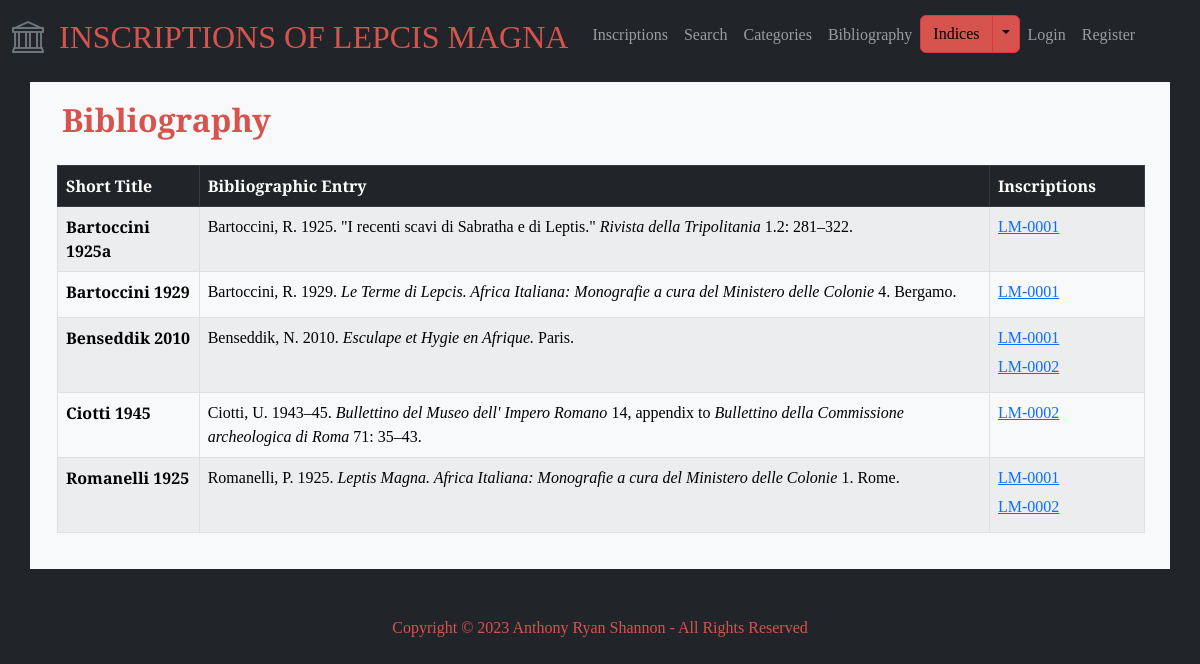
The app's page /bibliography, older data.
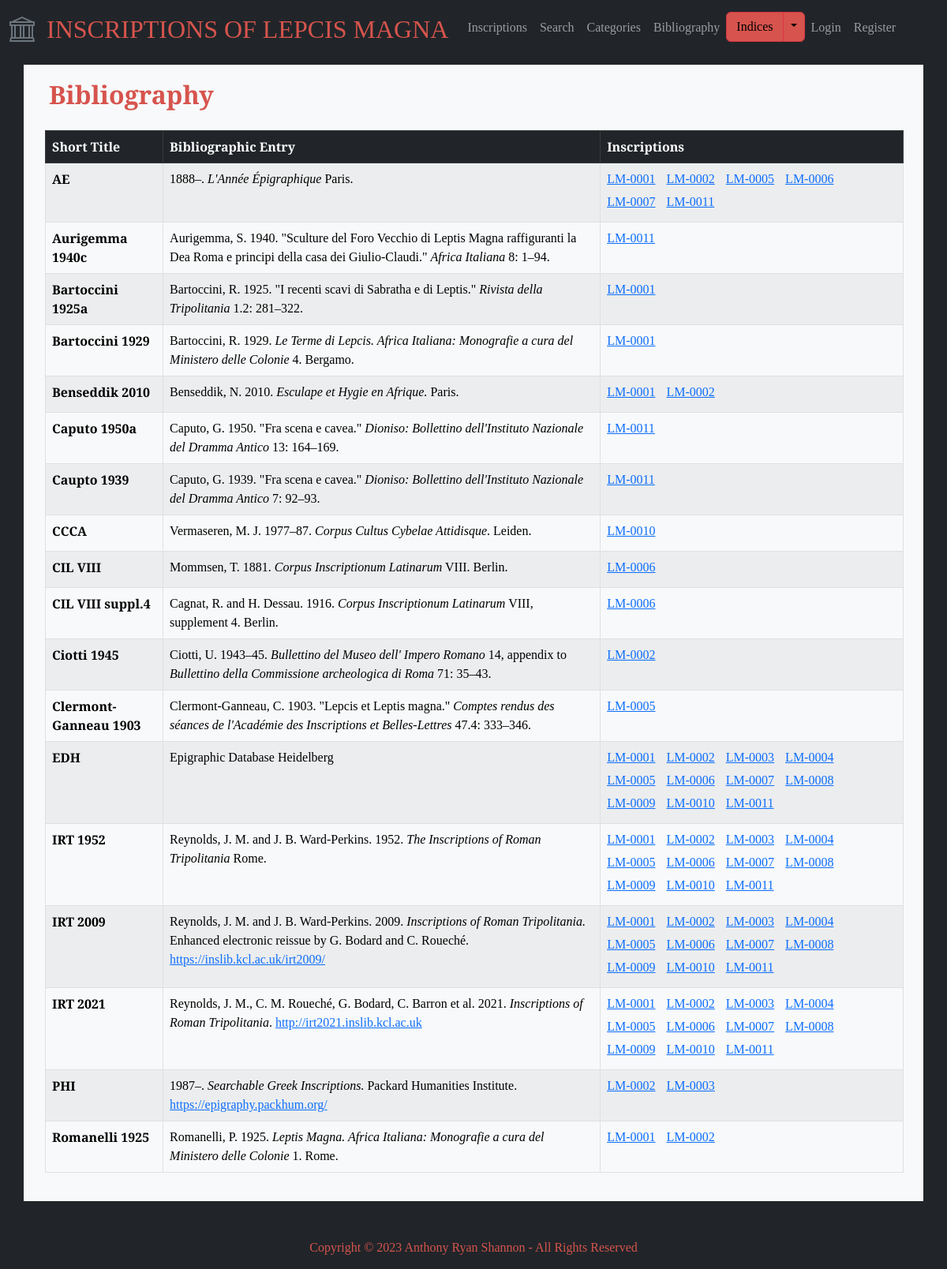
The same page, newer data.
### lepcismagna/models.py (models this page shows, shortened)
class Bibliography(models.Model):
    class Meta:
        verbose_name_plural = 'bibliography entries'
    short_title = models.CharField(max_length=50, blank=True)
    entry = models.TextField(blank=True)
    inscriptions = models.ManyToManyField('Inscription', blank=True)

class Inscription(models.Model):
    entry_creation_time = models.DateTimeField(auto_now_add=True)
    entry_creator = models.ForeignKey(User, on_delete=models.CASCADE, blank=True, null=True)
    is_validated = models.BooleanField(default=False)
    inscription_id = models.CharField(max_length=20, blank=True)
    title = models.CharField(max_length=100, blank=True)
    description = models.TextField(blank=True)
    materials = models.ManyToManyField('Material', blank=True, related_name='materials')
    object_types = models.ManyToManyField('ObjectType', blank=True, related_name='object_types')
    text = models.TextField(blank=True)
    techniques = models.ManyToManyField('Technique', blank=True, related_name='techniques')
    letters = models.TextField(blank=True)
    languages = models.ManyToManyField('Language', blank=True, related_name='languages')
    date = models.CharField(max_length=100)
    findspot_description = models.TextField(blank=True)
    associated_inscriptions = models.ManyToManyField('self', blank=True)
    original_location = models.CharField(max_length=255)
    last_recorded_location = models.CharField(max_length=255)
    repositories = models.ManyToManyField('Repository', blank=True, related_name='repositories')
    categories = models.ManyToManyField('Category', blank=True, related_name='categories')
    transcription_interpretive = models.TextField(blank=True)
    transcription_diplomatic = models.TextField(blank=True)
    transcription_appcrit = models.TextField(blank=True)
    translation_english = models.TextField(blank=True)
    commentary = models.TextField(blank=True)
    epigraphic_references = models.ManyToManyField('EpigraphicReference', blank=True, related_name='epigraphic_references')
    bibliography_text = models.TextField(blank=True)
    bibliography_entries = models.ManyToManyField('Bibliography', blank=True, related_name='bibliography_entries')
    images = models.ManyToManyField('Image', blank=True, related_name='images')
    abbreviations = models.ManyToManyField('Abbreviation', blank=True, related_name='abbreviations')
    age_at_death = models.ManyToManyField('AgeAtDeath', blank=True, related_name='age_at_death')
    divine_sacred_beings = models.ManyToManyField('DivineSacredBeing', blank=True, related_name='divine_sacred_beings')
    emperors_imperial_family = models.ManyToManyField('EmperorImperialFamily', blank=True, related_name='emperors_imperial_family')
    erasures = models.ManyToManyField('Erasure', blank=True, related_name='erasures')
    findspots = models.ManyToManyField('Findspot', blank=True, related_name='findspots')
    fragments = models.ManyToManyField('Fragment', blank=True, related_name='fragments')
    organizations = models.ManyToManyField('Organization', blank=True, related_name='organizations')
    people = models.ManyToManyField('Person', blank=True, related_name='people')
    personal_names = models.ManyToManyField('PersonalName', blank=True, related_name='personal_names')
    place_names = models.ManyToManyField('PlaceName', blank=True, related_name='place_names')
    symbols = models.ManyToManyField('Symbol', blank=True, related_name='symbols')
    words = models.ManyToManyField('Word', blank=True, related_name='words')

class EpigraphicReference(models.Model):
    short_title = models.CharField(max_length=50, blank=True)
    entry = models.TextField(blank=True)
    inscriptions = models.ManyToManyField('Inscription', blank=True)

### lepcismagna/views.py (the view)
# urls.py: path("bibliography", views.bibliography, name="bibliography"),
def bibliography(request):
    bibliography_entries = Bibliography.objects.all()
    epigraphic_references = EpigraphicReference.objects.all()
    return render(request, "lepcismagna/bibliography.html", {
        "bibliography_entries": bibliography_entries,
        "epigraphic_references": epigraphic_references,
        })

### lepcismagna/templates/lepcismagna/bibliography.html
{% extends "lepcismagna/layout.html" %} {% block body %}
<div class="index-header">
  <h2>Bibliography</h2>
</div>
<table class="table table-striped table-hover table-bordered">
  <thead class="table-dark">
    <tr>
      <th scope="col">Short Title</th>
      <th scope="col">Bibliographic Entry</th>
      <th scope="col">Inscriptions</th>
    </tr>
  </thead>
  <tbody class="table-light">
    {% for bibliography_entry in bibliography_entries %}
    {% if bibliography_entry.inscriptions.all %}
    <tr>
      <th scope="row">{{ bibliography_entry.short_title }}</th>
      <td>{{ bibliography_entry.entry|safe }}</td>
      <td>
        <ul id="index-inscription-list">
          {% for inscription in bibliography_entry.inscriptions.all %}
          <li class="inscription-list-item">
            <a
              href="{% url 'inscription_detail' inscription.inscription_id|default:'No inscription ID' %}"
            >
              {{ inscription.inscription_id }}
            </a>
          </li>
          {% endfor %}
        </ul>
      </td>
    </tr>
    {% endif %}
    {% endfor %}
    {% for epigraphic_reference in epigraphic_references %}
    {% if epigraphic_reference.inscriptions.all %}
    <tr>
      <th scope="row">{{ epigraphic_reference.short_title }}</th>
      <td>{{ epigraphic_reference.entry|safe }}</td>
      <td>
        <ul id="index-inscription-list">
          {% for inscription in epigraphic_reference.inscriptions.all %}
          <li class="inscription-list-item">
            <a
              href="{% url 'inscription_detail' inscription.inscription_id|default:'No inscription ID' %}"
            >
              {{ inscription.inscription_id }}
            </a>
          </li>
          {% endfor %}
        </ul>
      </td>
    </tr>
    {% endif %}
    {% endfor %}
  </tbody>
</table>
{% endblock %}

Row changes from the older to the newer data that the page shows:
added Bibliography: short_title "Clermont-Ganneau 1903", entry "Clermont-Ganneau, C. 1903. \"Lepcis et Leptis magna.\" Comptes rendus des séances de l'Académie des Inscriptions et Belles-Lettres 47.4: 333–346."
added Inscription: inscription_id "LM-0005"
added Bibliography: short_title "Caupto 1939", entry "Caputo, G. 1939. \"Fra scena e cavea.\" Dioniso: Bollettino dell'Instituto Nazionale del Dramma Antico 7: 92–93."
added Inscription: inscription_id "LM-0011"
added Bibliography: short_title "Aurigemma 1940c", entry "Aurigemma, S. 1940. \"Sculture del Foro Vecchio di Leptis Magna raffiguranti la Dea Roma e principi della casa dei Giulio-Claudi.\" Africa Italiana 8: 1–94."
added Bibliography: short_title "Caputo 1950a", entry "Caputo, G. 1950. \"Fra scena e cavea.\" Dioniso: Bollettino dell'Instituto Nazionale del Dramma Antico 13: 164–169."
now on this page (row unchanged): EpigraphicReference: short_title "IRT 1952", entry "Reynolds, J. M. and J. B. Ward-Perkins. 1952. The Inscriptions of Roman Tripolitania Rome.", Inscription (inscription_id "LM-0001"), Inscription (inscription_id "LM-0002")
added Inscription: inscription_id "LM-0003"
added Inscription: inscription_id "LM-0004"
added Inscription: inscription_id "LM-0006"
added Inscription: inscription_id "LM-0007"
added Inscription: inscription_id "LM-0008"
added Inscription: inscription_id "LM-0009"
added Inscription: inscription_id "LM-0010"
now on this page (row edited): EpigraphicReference: short_title "IRT 2009", entry "Reynolds, J. M. and J. B. Ward-Perkins. 2009. Inscriptions of Roman Tripolitania. Enhanced electronic reissue by G. Bodard and C. Roueché. https://inslib.kcl.ac.uk/irt2009/", Inscription (inscription_id "LM-0001"), Inscription (inscription_id "LM-0002")
now on this page (row edited): EpigraphicReference: short_title "IRT 2021", entry "Reynolds, J. M., C. M. Roueché, G. Bodard, C. Barron et al. 2021. Inscriptions of Roman Tripolitania . http://irt2021.inslib.kcl.ac.uk", Inscription (inscription_id "LM-0001"), Inscription (inscription_id "LM-0002")
now on this page (row edited): EpigraphicReference: short_title "AE", entry "1888–. L'Année Épigraphique Paris.", Inscription (inscription_id "LM-0001"), Inscription (inscription_id "LM-0002")
now on this page (row unchanged): EpigraphicReference: short_title "EDH", entry "Epigraphic Database Heidelberg", Inscription (inscription_id "LM-0001"), Inscription (inscription_id "LM-0002")
now on this page (row edited): EpigraphicReference: short_title "PHI", entry "1987–. Searchable Greek Inscriptions. Packard Humanities Institute. https://epigraphy.packhum.org/", Inscription (inscription_id "LM-0002")
added EpigraphicReference: short_title "CIL VIII", entry "Mommsen, T. 1881. Corpus Inscriptionum Latinarum VIII. Berlin."
added EpigraphicReference: short_title "CCCA", entry "Vermaseren, M. J. 1977–87. Corpus Cultus Cybelae Attidisque . Leiden."
added EpigraphicReference: short_title "CIL VIII suppl.4", entry "Cagnat, R. and H. Dessau. 1916. Corpus Inscriptionum Latinarum VIII, supplement 4. Berlin."
